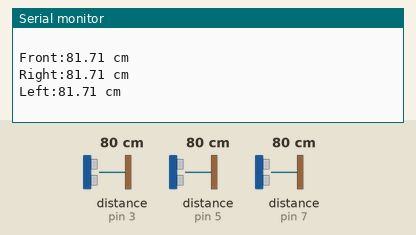
Bench run of a sketch on a simulated Arduino Uno, built with avr-gcc and run on an emulated ATmega328P. Parts: the last lines printed to the serial monitor. Wiring (inferred from the names in the program): 3 × ultrasonic range finder: trigger pin 2, echo pin 3 / trigger pin 4, echo pin 5 / trigger pin 6, echo pin 7. The test bench sets the inputs (shaded band); at power-on: distance to the obstacle (sensors on pin 3, pin 5, pin 7) 80 cm. The echo pulse lasts 58.3 µs per cm.

Above: at 2.8 s.
2.9 s: distance to the obstacle (sensor on pin 3) set to 2 cm
5.6 s: distance to the obstacle (sensor on pin 5) set to 2 cm
At 7.2 s:
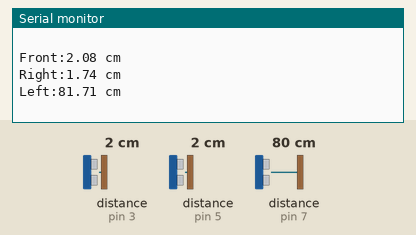
8.3 s: distance to the obstacle (sensor on pin 7) set to 2 cm
At 10.6 s:
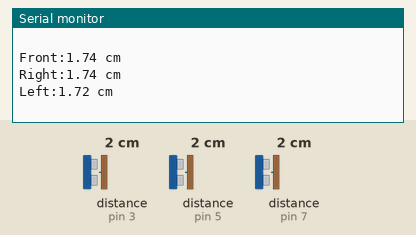
11.0 s: distance to the obstacle (sensor on pin 3) set to 4 cm
13.7 s: distance to the obstacle (sensor on pin 5) set to 4 cm
At 15.1 s:
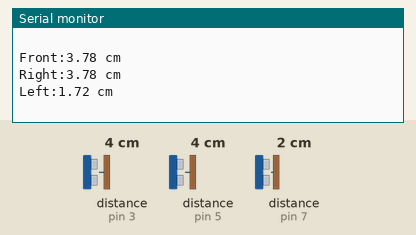
16.4 s: distance to the obstacle (sensor on pin 7) set to 4 cm
At 19.6 s:
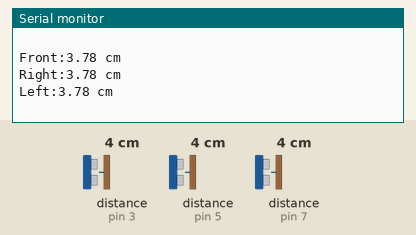
Timing chart, 0 to 20.1 s (numbered marks = the images above; inputs shaded):
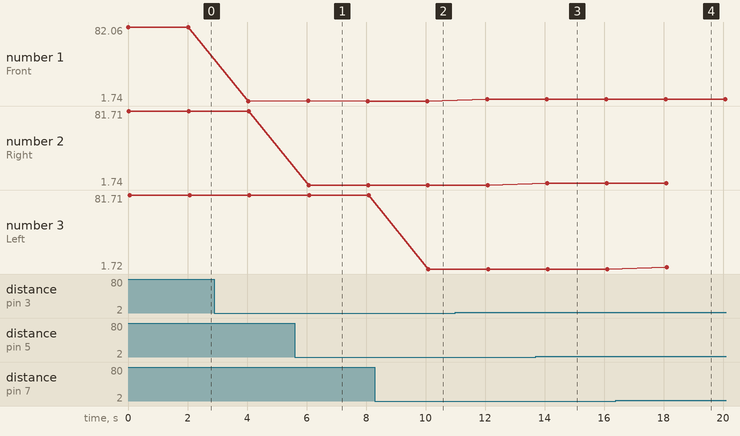

Measured:
- after the input at 5.6 s, the serial monitor: prints a new line after 0.47 s (image 1)
- after the input at 8.3 s, the serial monitor: prints a new line after 1.8 s (image 2)
- after the input at 13.7 s, the serial monitor: prints a new line after 0.39 s (image 3)
- after the input at 16.4 s, the serial monitor: prints a new line after 1.7 s (image 4)
- plotted number 1: 81.71 → 1.74 after the input at 2.9 s, 1.74 → 3.78 after the input at 11.0 s
- plotted number 3: 81.71 → 1.72 after the input at 8.3 s

The sketch:

V1.0.ino
```cpp
/*
Version 1.0-Random floor cleaning
Date 9/10/15

Code for interfacing three ultrasonic sensors with arduino for driving vaccum cleaner robot in autonomous mode.

by K.P.V.S.Sathvik

f-> front ultrasonic sensor
r-> right ultrasonic sensor
l-> left ultrasonic sensor
*/

#define tPin_f  2  //trigger pin
#define ePin_f  3  //echo pin
#define tPin_r  4
#define ePin_r  5
#define tPin_l  6
#define ePin_l  7
/*#define m1_a  5  //left motor
#define m1_b  4
#define m2_a  3  //right motor
#define m2_b  2*/
float d_f, d_r, d_l ;  //distance for front, right, left sensors
float t_f, t_r, t_l;   //time for front, right, left sensors
void setup()
{
  Serial.begin(9600);

  pinMode(tPin_f, OUTPUT);
  //pinMode(ePin_f,INPUT);
  pinMode(tPin_r, OUTPUT);
  //pinMode(ePin_r,INPUT);
  pinMode(tPin_l, OUTPUT);
  //pinMode(ePin_l,INPUT);
  /*pinMode(m1_a, OUTPUT);
  pinMode(m1_b, OUTPUT);
  pinMode(m2_a, OUTPUT);
  pinMode(m2_b, OUTPUT);  */
}

void loop()
{
  /*digitalWrite(tPin_f, LOW);
  digitalWrite(tPin_r, LOW);
  digitalWrite(tPin_l, LOW);
  delayMicroseconds(3);
  digitalWrite(tPin_f, HIGH);
  digitalWrite(tPin_r, HIGH);
  digitalWrite(tPin_l, HIGH);
  delayMicroseconds(10);
  digitalWrite(tPin_f, LOW);
  digitalWrite(tPin_r, LOW);
  digitalWrite(tPin_l, LOW);
  delayMicroseconds(10);
  pinMode(ePin_f, INPUT);
  pinMode(ePin_r, INPUT);
  pinMode(ePin_l, INPUT);
  t_f = pulseIn(ePin_f, HIGH);
  t_r = pulseIn(ePin_r, HIGH);
  t_l = pulseIn(ePin_l, HIGH);
  d_f = (t_f * 34 * 3)/1800;
  d_r = (t_r * 34 * 3)/1800;
  d_l = (t_l * 34 * 3)/1800;*/

  //Front ultasonic sensor
  digitalWrite(tPin_f, LOW);
  delayMicroseconds(3);
  digitalWrite(tPin_f, HIGH);
  delayMicroseconds(10);
  digitalWrite(tPin_f, LOW);
  delayMicroseconds(10);
  pinMode(ePin_f, INPUT);
  t_f = pulseIn(ePin_f, HIGH);
  d_f = (t_f * 34 * 3)/5800;    //calculating distance for front ultasonic sensor

  //Right ultasonic sensor
  digitalWrite(tPin_r, LOW);
  delayMicroseconds(3);
  digitalWrite(tPin_r, HIGH);
  delayMicroseconds(10);
  digitalWrite(tPin_r, LOW);
  delayMicroseconds(10);
  pinMode(ePin_r, INPUT);
  t_r = pulseIn(ePin_r, HIGH);
  d_r = (t_r * 34 * 3)/5800;   //calculating distance for right ultasonic sensor

  //Left ultasonic sensor
  digitalWrite(tPin_l, LOW);
  delayMicroseconds(3);
  digitalWrite(tPin_l, HIGH);
  delayMicroseconds(10);
  digitalWrite(tPin_l, LOW);
  delayMicroseconds(10);
  pinMode(ePin_l, INPUT);
  t_l = pulseIn(ePin_l, HIGH);
  d_l = (t_l * 34 * 3)/5800;  //calculating distance for left ultasonic sensor


  /*if (d >= 200 || d <= 0)
    {
      Serial.println("Out of range");
    }
    else*/
    {
      Serial.print("Front:");
      Serial.print(d_f);
      Serial.println(" cm");

      Serial.print("Right:");
      Serial.print(d_r);
      Serial.println(" cm  ");

      Serial.print("Left:");
      Serial.print(d_l);
      Serial.println(" cm  ");
      Serial.println("  ");
    }

    /*if (d_f < 20)
    {

      reverse();        //If front sensor distance is less than 20 than take reverse for 1 second
      delay(1000);

      if(d_r>20)        //than if right sensor distance is greater than 20 than take right
      {  right_turn(); }

      else if(d_l>20)   //or if left sensor distance is greater than 20 than take left
      {   left_turn(); }

      else              //or if both those conditions are wrong than take more reverse
      { reverse();  }
    }

    else
    {
      forward();              //If front sensor distance is greater than 20 than go forward
      Serial.print("forward");
    }*/

    delay(2000);
}


/*
void forward()
{
digitalWrite(m1_a, HIGH);
digitalWrite(m1_b, LOW);
digitalWrite(m2_a, HIGH);
digitalWrite(m2_b, LOW);
}

void reverse()
{
digitalWrite(m1_a, LOW);
digitalWrite(m1_b, HIGH);
digitalWrite(m2_a, LOW);
digitalWrite(m2_b, HIGH);
}

void right_turn()
{
digitalWrite(m1_a, HIGH);
digitalWrite(m1_b, LOW);
digitalWrite(m2_a, LOW);
digitalWrite(m2_b, LOW);
delay(2000);
}

void left_turn()
{
digitalWrite(m1_a, LOW);
digitalWrite(m1_b, LOW);
digitalWrite(m2_a, HIGH);
digitalWrite(m2_b, LOW);
delay(2000);
}
*/
```
